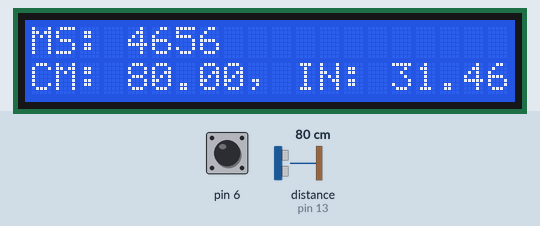
Recording of a sketch running on a simulated Arduino Uno, built with avr-gcc and run on an emulated ATmega328P. Shown: 20×2 character LCD. Inputs (shaded band) come from the test bench; at power-on: distance to the obstacle (sensor on pin 13) 80 cm, pin 6 HIGH. The echo pulse lasts 58.3 µs per cm; what the sketch prints to the serial monitor is not drawn.

Above: at 1.2 s.
1.3 s: distance to the obstacle (sensor on pin 13) set to 9 cm
At 2.0 s:
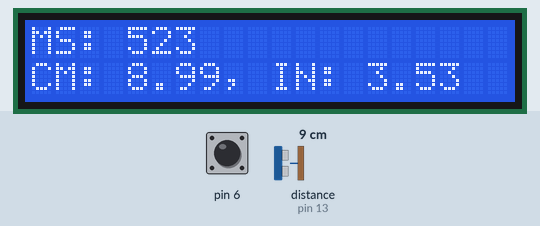
9.1 s: distance to the obstacle (sensor on pin 13) set to 35 cm
At 9.9 s:
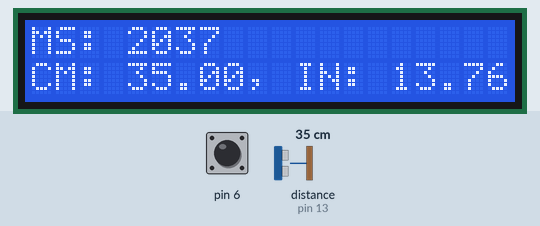
10.7 s: distance to the obstacle (sensor on pin 13) set to 120 cm
At 11.1 s:
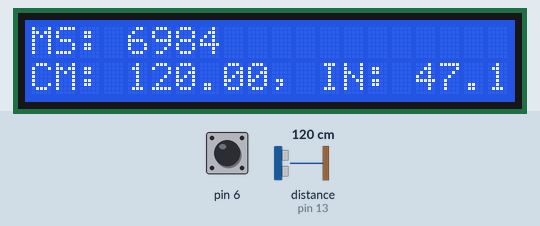
13.7 s: distance to the obstacle (sensor on pin 13) set to 60 cm
At 14.3 s:
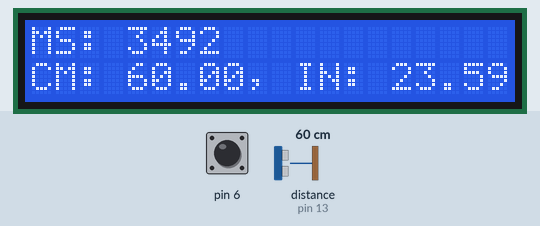
Timing chart, 0 to 16.7 s (numbered marks = the images above; inputs shaded):
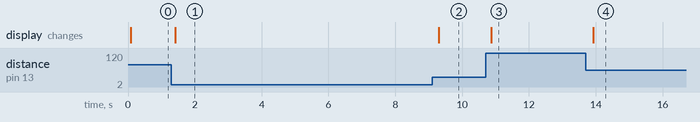

The sketch:

lab09_3.ino
```cpp
#include <Ultrasonic.h>
#define TRIGGER_PIN 12
#define ECHO_PIN 13
Ultrasonic ultrasonic(TRIGGER_PIN, ECHO_PIN);
#include <LiquidCrystal.h>
LiquidCrystal lcd(12, 11, 5,4,3,2);

void setup()
{
  Serial.begin(9600);
  pinMode(2,INPUT_PULLUP);
  //attachInterrupt(0,int0,LOW);

    pinMode(6,INPUT_PULLUP);

}
void loop() {


    if (digitalRead(6) == HIGH)
   noInterrupts();
   //Serial.print(digitalRead(7));
  else
   interrupts();
//Serial.print(digitalRead(7));
  delay(1000);
float cmMsec, inMsec;
    long microsec = ultrasonic.timing();
    cmMsec = ultrasonic.convert(microsec, Ultrasonic::CM); // 計算距離，單位: 公分
    inMsec = ultrasonic.convert(microsec, Ultrasonic::IN); // 計算距離，單位: 英吋
    Serial.print("MS: "); Serial.print(microsec);
    Serial.print(", CM: "); Serial.print(cmMsec);
    Serial.print(", IN: "); Serial.println(inMsec);
    lcd.begin(20, 2);
    lcd.print("MS: "); lcd.print(microsec);
    lcd.setCursor(0, 1);
    lcd.print("CM: "); lcd.print(cmMsec);
    lcd.print(", IN: "); lcd.print(inMsec);
    delay(1000);

}
```

Measured:
- after the input at 1.3 s, the display: changes after 0.11 s (image 1)
- after the input at 9.1 s, the display: changes after 0.20 s (image 2)
- after the input at 10.7 s, the display: changes after 0.17 s (image 3)
- after the input at 13.7 s, the display: changes after 0.22 s (image 4)
